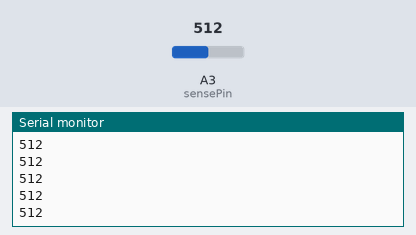
Simulated run of this sketch. Board: Arduino Uno, built with avr-gcc and run on an emulated ATmega328P. On the bench: the last lines printed to the serial monitor. The inputs (shaded band) are chosen by the test bench; at power-on: A3 (sensePin) = 512.

Above: at 1.2 s.
1.3 s: A3 (sensePin) set to 716
At 1.31 s:
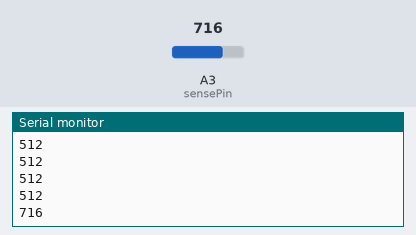
2.8 s: A3 (sensePin) set to 900
At 2.81 s:
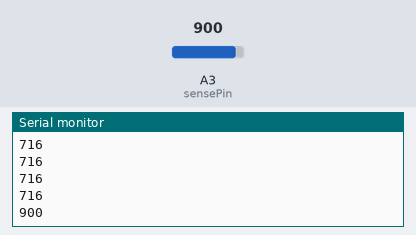
Timing chart, 0 to 5.8 s (numbered marks = the images above; inputs shaded):
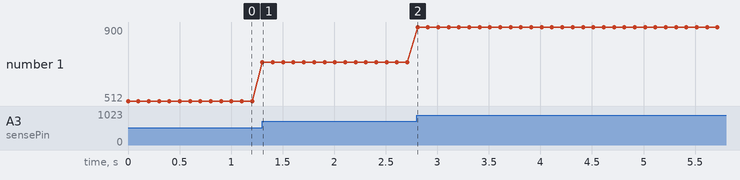

The sketch:

adcRead.ino
```cpp
int sensePin = 3;

void setup()
{
  pinMode(sensePin, INPUT);
  Serial.begin(115200);

}


void loop()
{
  int val = analogRead(sensePin);
  Serial.println(val);
  delay(100);
}
```

Measured:
- after the input at 1.3 s, the serial monitor: prints a new line at once (image 1)
- after the input at 2.8 s, the serial monitor: prints a new line at once (image 2)
- plotted number 1: 512 → 716 after the input at 1.3 s, 716 → 900 after the input at 2.8 s
